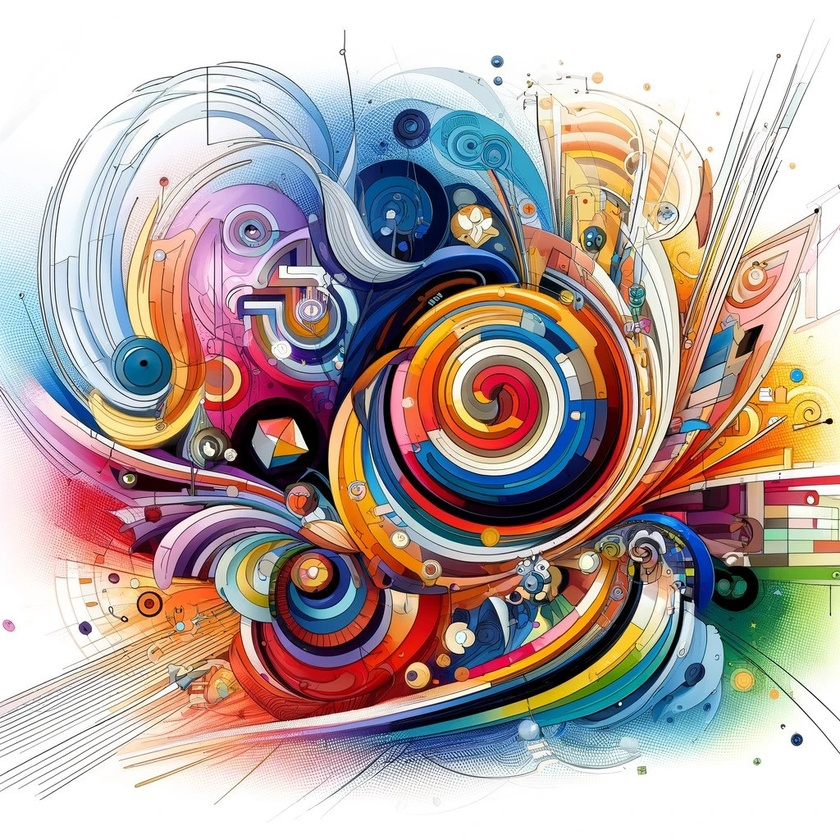
%> input picture Jay/MATLAB/Projects/ImageProcessingToolboxProject/resources/example.jpg, 840 x 840 px, shrunk from 1024 x 1024 before the run
$ octave --eval "result = edge_detection(imread('../resources/example.jpg'));"   (GNU Octave 9; MATLAB toolbox functions it lacks are replaced by stand-ins)
%> lines starting %> are read from the running program, lines starting %| are printed output that depends on the picture
function output = edge_detection(img)
    % Convert the image to grayscale if it is not already
    if size(img, 3) == 3
        img = rgb2gray(img);
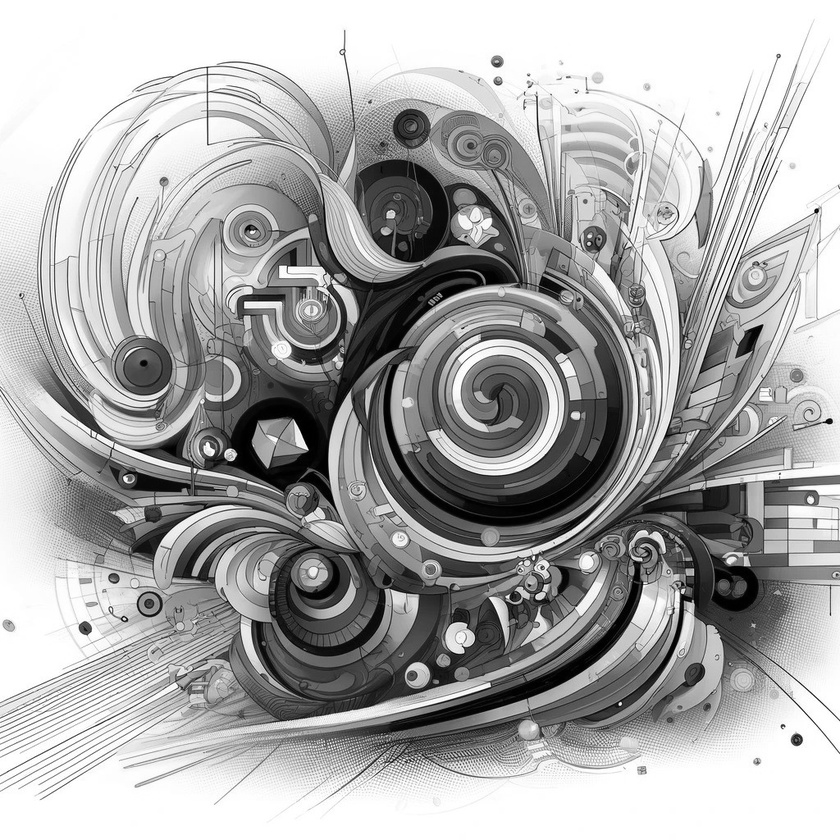
%> img: size 840x840 uint8; min 0, max 255, mean 171.4
    end

    % Apply the Sobel edge detector to the grayscale image
    sobelFilter = fspecial('sobel');
    verticalEdges = imfilter(double(img), sobelFilter, 'replicate');
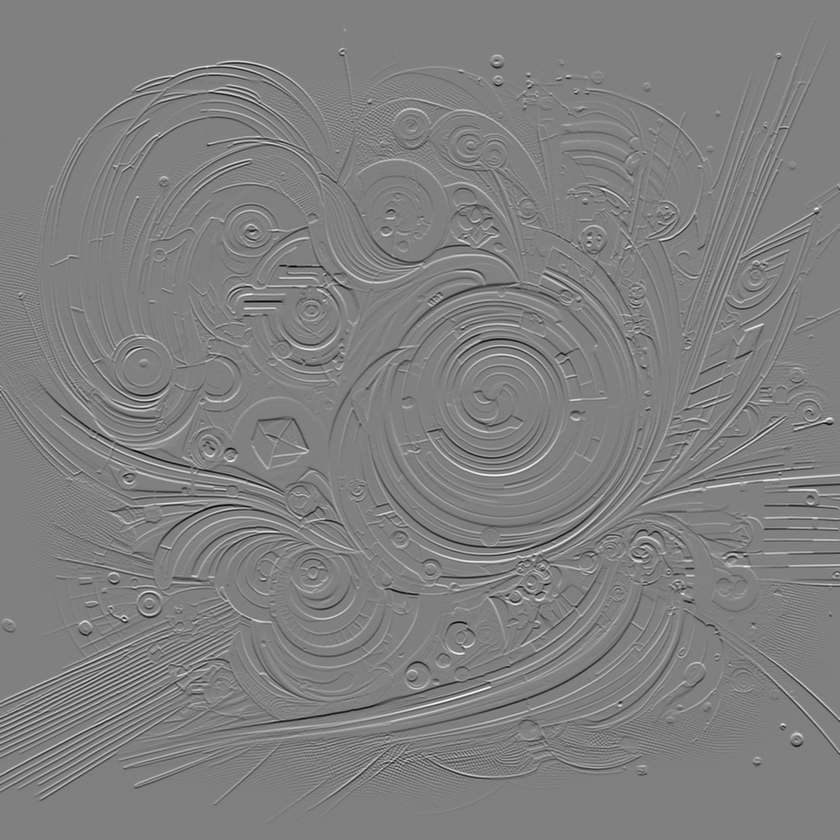
%> verticalEdges: size 840x840 double; min -988, max 976, mean 0; drawn with min black and max white
    horizontalEdges = imfilter(double(img), sobelFilter', 'replicate');
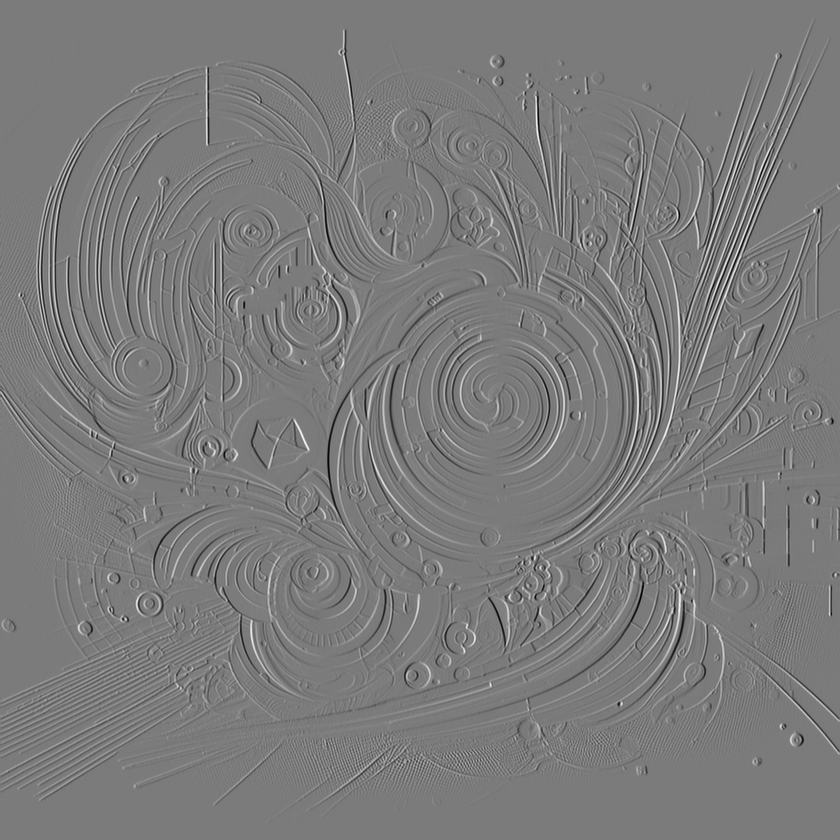
%> horizontalEdges: size 840x840 double; min -939, max 1002, mean 0; drawn with min black and max white

    % Combine the vertical and horizontal edges
    output = sqrt(verticalEdges.^2 + horizontalEdges.^2);
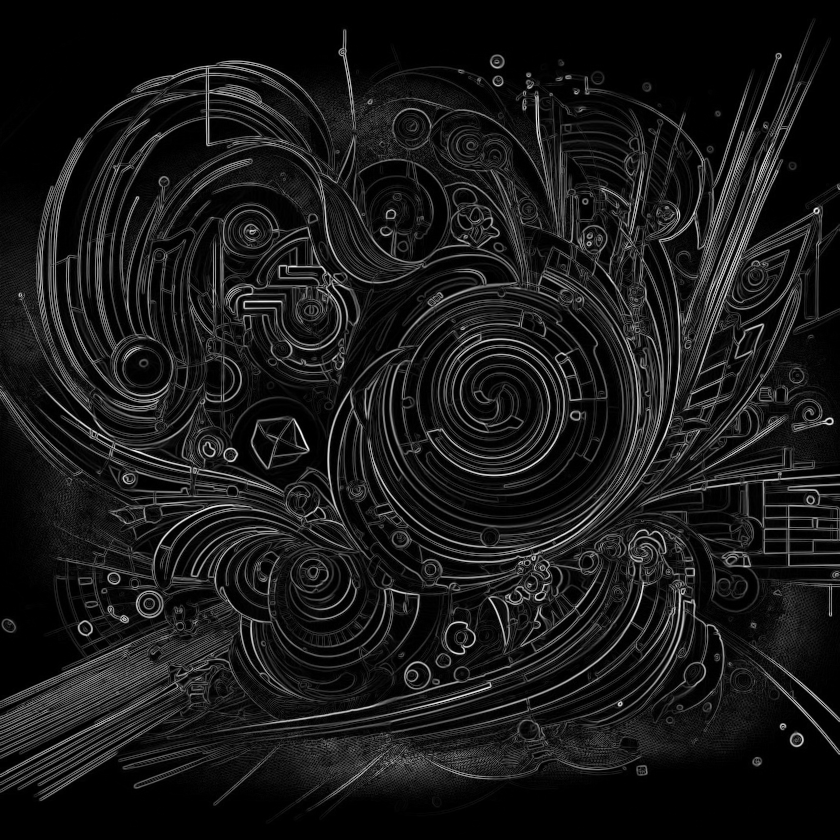
%> output: size 840x840 double; min 0, max 1046.2, mean 100.8; drawn with min black and max white

    % Convert the output to a proper grayscale image
    output = mat2gray(output);

    % Display the edge-detected image
    figure, imshow(output);
    title('Edge Detection');
end
